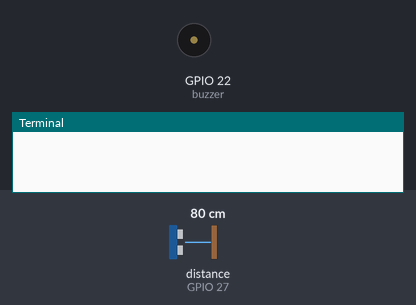
Bench run of a program on a simulated Raspberry Pi (BCM pin numbers). Shown: buzzer (waves = sounding), the last lines printed to the terminal. Inputs (shaded band) come from the test bench; at power-on: distance to the obstacle (sensor on GPIO 27) 80 cm. The echo pulse lasts 58.3 µs per cm.

Above: at 0.1 s.
At 0.6 s:
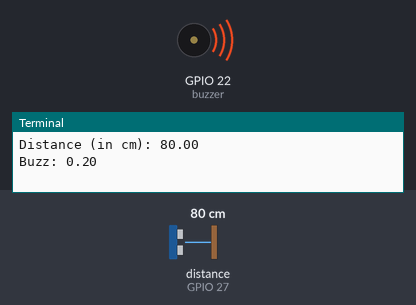
Timing chart, 0 to 2.1 s (numbered marks = the images above):
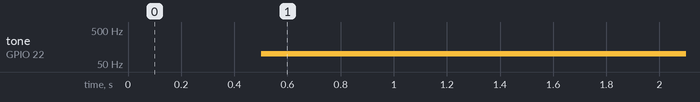

The program:

pwm.py
```python
#importing required libraries
from gpiozero import DistanceSensor, PWMOutputDevice
import time

#GPIO pins
trigger_pin = 17
echo_pin = 27
buzzer_pin = 22

#initializing distance sensor
ultrasonic_sensor = DistanceSensor(trigger=trigger_pin, echo=echo_pin, max_distance=1.0)

#buzzer for pwm control
buzzer = PWMOutputDevice(buzzer_pin)

try:
    while True:
        time.sleep(0.5)

        distance_cm = ultrasonic_sensor.distance * 100
        print("Distance (in cm): %.2f" %distance_cm)
        buzz =  1.0 - (distance_cm / 100)
        print("Buzz: %.2f" % buzz)

        #setting buzzer mapped value
        buzzer.value = buzz

except KeyboardInterrupt:
    print("Program Ended")
```

Measured:
- by itself, tone on GPIO 22 (buzzer): silent → 100 Hz at 0.50 s
